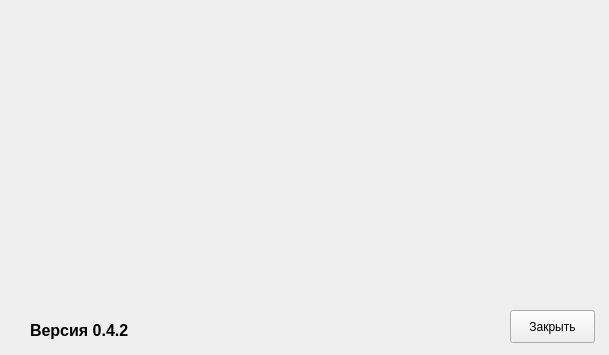
<?xml version="1.0" encoding="UTF-8"?>
<ui version="4.0">
 <class>AboutDialog</class>
 <widget class="QDialog" name="AboutDialog">
  <property name="geometry">
   <rect>
    <x>0</x>
    <y>0</y>
    <width>609</width>
    <height>355</height>
   </rect>
  </property>
  <property name="windowTitle">
   <string>Dialog</string>
  </property>
  <widget class="QPushButton" name="actionclose">
   <property name="geometry">
    <rect>
     <x>510</x>
     <y>310</y>
     <width>85</width>
     <height>33</height>
    </rect>
   </property>
   <property name="focusPolicy">
    <enum>Qt::FocusPolicy::NoFocus</enum>
   </property>
   <property name="text">
    <string>Закрыть</string>
   </property>
  </widget>
  <widget class="QLabel" name="label_2">
   <property name="geometry">
    <rect>
     <x>30</x>
     <y>320</y>
     <width>111</width>
     <height>21</height>
    </rect>
   </property>
   <property name="text">
    <string>&lt;html&gt;&lt;head/&gt;&lt;body&gt;&lt;p&gt;&lt;span style=&quot; font-size:12pt; font-weight:600;&quot;&gt;Версия 0.4.2&lt;/span&gt;&lt;/p&gt;&lt;/body&gt;&lt;/html&gt;</string>
   </property>
  </widget>
  <widget class="QLabel" name="label">
   <property name="geometry">
    <rect>
     <x>0</x>
     <y>0</y>
     <width>611</width>
     <height>301</height>
    </rect>
   </property>
   <property name="text">
    <string/>
   </property>
   <property name="pixmap">
    <pixmap resource="Images.qrc">:/image/data/img/images/zastavka.png</pixmap>
   </property>
  </widget>
 </widget>
 <resources>
  <include location="Images.qrc"/>
 </resources>
 <connections/>
</ui>
